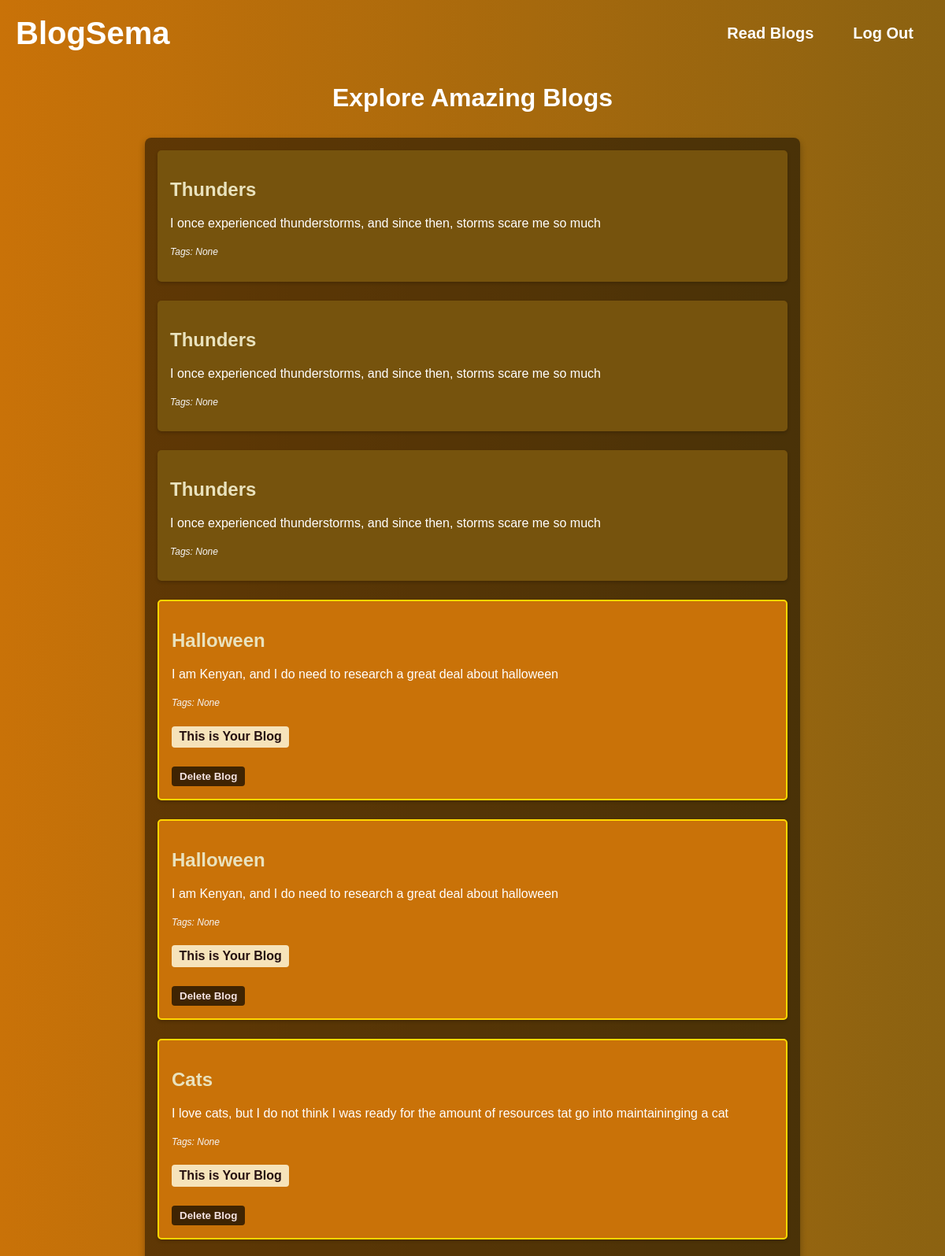
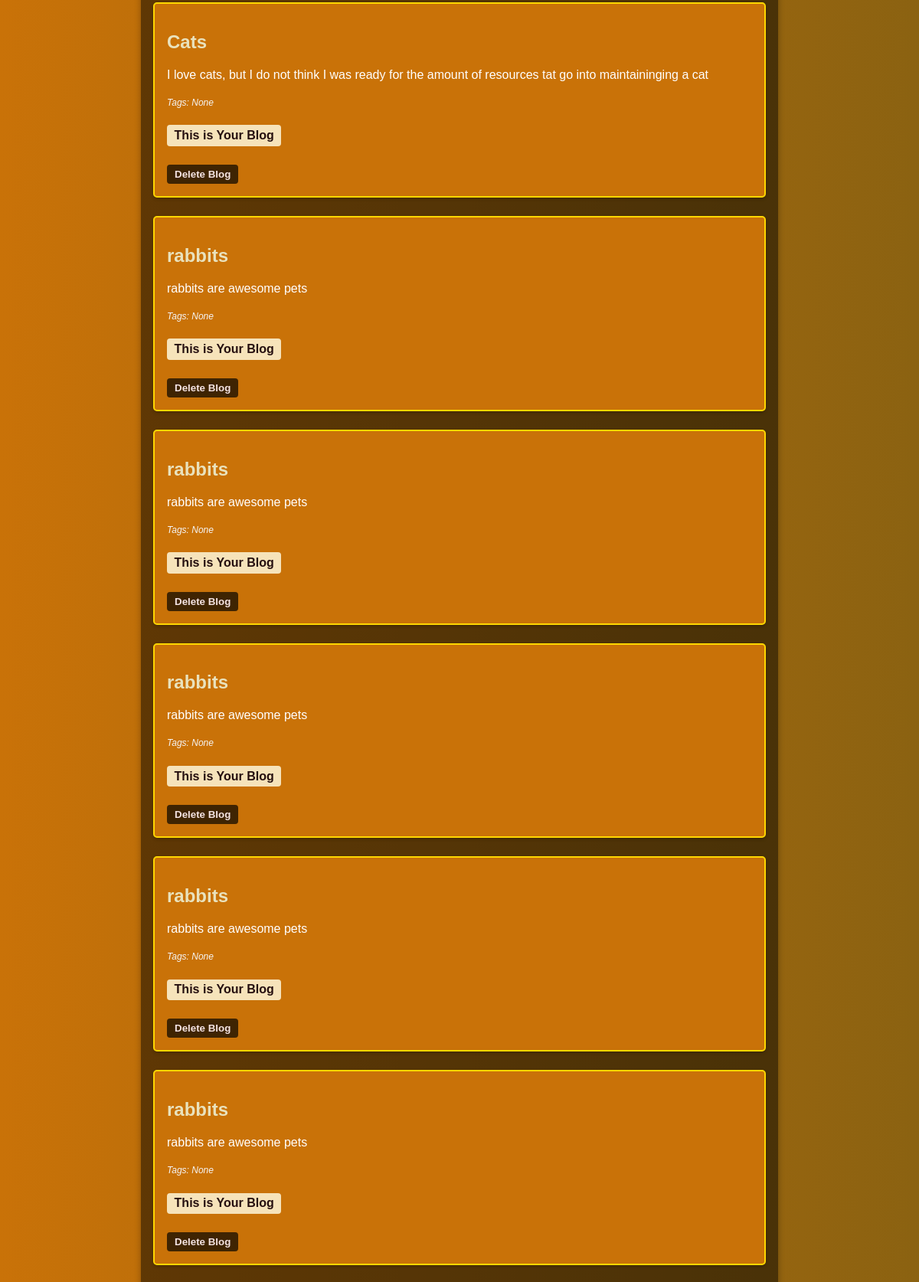
Screenshot of /my-blogs (signed in, upper part) with the database file from the repository (2 pictures, top to bottom).
### app/models.py (models this page shows, shortened)
class Blog(db.Model):
    id = db.Column(db.Integer, primary_key=True)
    title = db.Column(db.String(200), nullable=False)
    content = db.Column(db.Text, nullable=False)
    tags = db.Column(db.String(200), nullable=True)
    user_id = db.Column(db.Integer, db.ForeignKey('user.id'), nullable=False)
    created_at = db.Column(db.DateTime, default=datetime.utcnow)
    updated_at = db.Column(db.DateTime, default=datetime.utcnow, onupdate=datetime.utcnow)
    user = db.relationship('User', backref=db.backref('blogs', lazy=True))

### app/routes.py (the view)
    @app.route('/my-blogs')
    @login_required
    def view_blogs():
        blogs = Blog.query.all()
        return render_template('view_blogs.html', blogs=blogs, page_class="blog-page")

### app/__init__.py (called while the page is built)
def create_app():
    app = Flask(__name__)
    app.config['SQLALCHEMY_DATABASE_URI'] = 'sqlite:///../database/blogging.db'
    app.config['SECRET_KEY'] = 'your_secret_key'
    db.init_app(app)
    bcrypt.init_app(app)
    login_manager.init_app(app)
    migrate.init_app(app, db)
    mail.init_app(app)
    login_manager.login_view = 'auth.login'
    @login_manager.user_loader
    def load_user(user_id):
        from app.models import User
        return User.query.get(int(user_id))
    from app.routes import init_routes
    init_routes(app)
    return app

### app/templates/view_blogs.html (shortened to what this page needs)
{% extends "base.html" %}
{% block content %}
<h1 class="centered-heading">Explore Amazing Blogs</h1>
    <div class="view-blogs-container">
        {% if blogs %}
            <div class="blogs-list">
                {% for blog in blogs %}
                    <div class="blog {% if blog.user_id == current_user.id %}user-blog{% endif %}">
                        <h2 class="blog-title">{{ blog.title }}</h2>
                        <p class="blog-content">{{ blog.content }}</p>
                        <p class="blog-tags"><small>Tags: {{ blog.tags }}</small></p>
                        {% if blog.user_id == current_user.id %}
                            <p class="user-blog-indicator">This is Your Blog</p>
                            <form action="{{ url_for('delete_blog', blog_id=blog.id) }}" method="POST" style="display:inline;">
                                <button type="submit" class="delete-btn">Delete Blog</button>
                            </form>
                        {% endif %}
                    </div>
                {% endfor %}
            </div>
        {% else %}
            <p class="no-blogs">No blogs created yet.</p>
        {% endif %}
    </div>
    {% endblock %}

### app/templates/base.html (shortened to what this page needs)
<!DOCTYPE html>
<html lang="en">
<head>
    <link rel="stylesheet" href="{{ url_for('static', filename='styles/styles.css') }}">
    <link rel="stylesheet" href="https://cdnjs.cloudflare.com/ajax/libs/remixicon/3.5.0/remixicon.css">
</head>
<body class="{{ page_class|default('default-page') }}">
    {% if not exclude_navbar%}
        <nav class="navbar">
            <div class="nav-left">
                <a href="{{ url_for('home') }}">BlogSema</a>
            </div>
            <div class="nav-right">
                {% if current_user.is_authenticated %}
                    <a href="{{ url_for('view_blogs') }}">Read Blogs</a>
                    <a href="{{ url_for('logout') }}" class="logout-btn">Log Out</a>
                {% else %}
                    <a href="{{ url_for('login') }}">Login</a>
                    <a href="{{ url_for('signup') }}">Sign Up</a>
                {% endif %}
            </div>
        </nav>
    {%endif%}
    <div class="container">
        {% block content %}
        {% endblock %}
    </div>
</body>
</html>

### app/static/styles/styles.css (style rules this page uses)
:root { --white-color: hsl(0, 0%, 100%); --black-color: hsl(0, 0%, 0%); --blue-color: #3498db; --dark-bg: #2c3e50; --light-bg: #f4f4f4; --glass-bg: hsla(0, 0%, 100%, .1); --accent-color: #8e44ad; --grey-bg: #B2B2B2; --body-font: "Poppins", sans-serif; --h1-font-size: 2rem; --normal-font-size: 1rem; --small-font-size: .813rem; }
body { font-family: Arial, sans-serif; margin: 0; padding: 0; }
.navbar { display: flex; justify-content: space-between; align-items: center; background-image: linear-gradient(to right, #c97208, #8b6211); color: white; padding: 20px 20px; }
.nav-left { display: flex; gap: 40px; font-size: 40px; font-weight: 700; }
.nav-right { margin-left: auto; margin-right: 20px; display: flex; gap: 40px; font-size: 20px; font-weight: 700; }
.navbar a { text-decoration: none; color: white; }
.logout-btn { color: #ff6347; font-weight: bold; margin-left: 10px; text-decoration: none; }
.blog-page { background-color: #734b05; background-image: linear-gradient(to right, #c97208, #8b6211); color: #fff; font-family: 'Arial', sans-serif; }
.blog-page .view-blogs-container { max-width: 800px; margin: 2rem auto; padding: 1rem; background-color: rgba(0, 0, 0, 0.5); border-radius: 8px; box-shadow: 0 4px 8px rgba(0, 0, 0, 0.3); }
.blog-page .blogs-list { display: flex; flex-direction: column; gap: 1.5rem; }
.blog-page .blog { padding: 1rem; background-color: #76530d; border-radius: 5px; box-shadow: 0 2px 4px rgba(0, 0, 0, 0.2); }
.blog-page .blog-title { font-size: 1.5rem; color: #e9e2bd; margin-bottom: 0.5rem; }
.blog-page .blog-content { font-size: 1rem; margin-bottom: 0.5rem; line-height: 1.6; }
.blog-page .blog-tags { font-size: 0.9rem; color: #f5f5f5; font-style: italic; }
.blog { padding: 1rem; background-color: #8b6211; border-radius: 5px; box-shadow: 0 2px 4px rgba(0, 0, 0, 0.2); }
.blog.user-blog { border: 2px solid #ffd700; background-color: #c97208; }
.blog .user-blog-indicator { font-size: 1rem; color: #250f0f; font-weight: bold; margin-top: 0.5rem; background-color: #faebc7ee; padding: 0.3rem 0.6rem; border-radius: 4px; display: inline-block; max-width: fit-content; }
.centered-heading { text-align: center; margin-bottom: 1.5rem; }
.view-blogs-container { max-width: 800px; margin: 20px auto; padding: 10px; }
.blogs-list { display: flex; flex-direction: column; gap: 20px; }
.delete-btn { background-color: #3f2402; color: #f5e4e4; border: none; padding: 5px 10px; border-radius: 4px; cursor: pointer; font-weight: bold; display: block; margin-top: 0.5rem; }

### rows the page displays
Blog: title "Thunders", content "I once experienced thunderstorms, and since then, storms scare me so much", tags "None"
Blog: title "Thunders", content "I once experienced thunderstorms, and since then, storms scare me so much", tags "None"
Blog: title "Thunders", content "I once experienced thunderstorms, and since then, storms scare me so much", tags "None"
Blog: title "Halloween", content "I am Kenyan, and I do need to research a great deal about halloween", tags "None"
Blog: title "Halloween", content "I am Kenyan, and I do need to research a great deal about halloween", tags "None"
Blog: title "Cats", content "I love cats, but I do not think I was ready for the amount of resources tat go into maintaininging a cat", tags "None"
Blog: title "Cats", content "I love cats, but I do not think I was ready for the amount of resources tat go into maintaininging a cat", tags "None"
Blog: title "rabbits", content "rabbits are awesome pets", tags "None"
Blog: title "rabbits", content "rabbits are awesome pets", tags "None"
Blog: title "rabbits", content "rabbits are awesome pets", tags "None"
Blog: title "rabbits", content "rabbits are awesome pets", tags "None"
Blog: title "rabbits", content "rabbits are awesome pets", tags "None"
